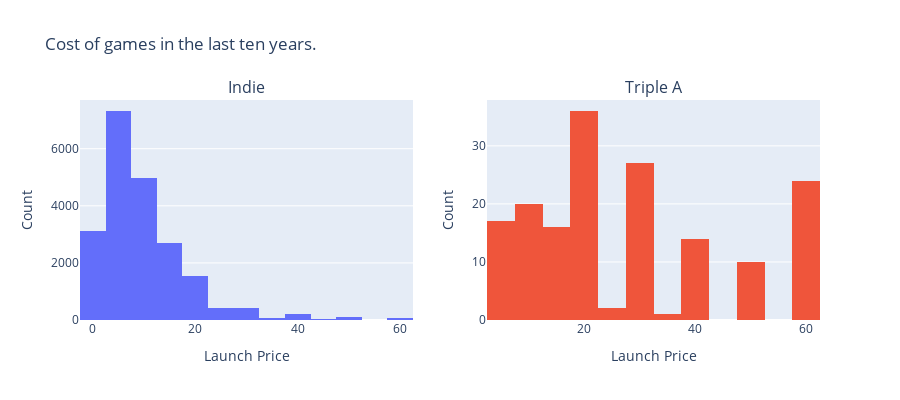

Here is the notebook cell this chart was saved with:
### Markdown cell above
###

### Code cell
{
    "tags": [
        "hide_input",
    ]
}

df_rev['release_date'] = pd.to_datetime(df_rev['release_date'], format='%Y-%m-%d')
indie = df_rev[df_rev['is_aaa'] == 0]
indie = indie[indie['Launch Price'] <= 60]
indie = indie[indie['release_date'] >= '2014-01-01']
fig = make_subplots(rows=1, cols=2,
                   subplot_titles=('Indie', 'Triple A'))
fig.add_trace(
    go.Histogram(x=indie['Launch Price'], nbinsx = 12),
    row=1, col=1
)

aaa = df_rev[df_rev['is_aaa'] == 1]
aaa = aaa[aaa['Launch Price'] <= 60]
aaa = aaa[aaa['release_date'] >= '2014-01-01']
fig.add_trace(
    go.Histogram(x=aaa['Launch Price'], nbinsx = 12),
    row=1, col=2
)

fig.update_layout(
    title_text='Cost of games in the last ten years.',
    xaxis_title='Launch Price',
    yaxis_title='Count',
    height=400,
    showlegend=  False
)
fig.update_xaxes(title_text="Launch Price", row=1, col=2)
fig.update_yaxes(title_text="Count", row=1, col=2)
fig.show()

### Figure 1 — Plotly figure (JSON) as saved in the notebook; plotly's stock layout.template omitted (floating-point values rounded to 4 significant figures; data arrays with more than 128 entries replaced by an {"elided": "..."} marker saying what was removed)
{"data": [{"nbinsx": 12, "type": "histogram", "x": {"elided": "20969 float values"}, "xaxis": "x", "yaxis": "y"}, {"nbinsx": 12, "type": "histogram", "x": {"elided": "167 float values"}, "xaxis": "x2", "yaxis": "y2"}], "layout": {"annotations": [{"font": {"size": 16}, "showarrow": false, "text": "Indie", "x": 0.225, "xanchor": "center", "xref": "paper", "y": 1, "yanchor": "bottom", "yref": "paper"}, {"font": {"size": 16}, "showarrow": false, "text": "Triple A", "x": 0.775, "xanchor": "center", "xref": "paper", "y": 1, "yanchor": "bottom", "yref": "paper"}], "height": 400, "showlegend": false, "title": {"text": "Cost of games in the last ten years."}, "xaxis": {"anchor": "y", "domain": [0, 0.45], "title": {"text": "Launch Price"}}, "xaxis2": {"anchor": "y2", "domain": [0.55, 1], "title": {"text": "Launch Price"}}, "yaxis": {"anchor": "x", "domain": [0, 1], "title": {"text": "Count"}}, "yaxis2": {"anchor": "x2", "domain": [0, 1], "title": {"text": "Count"}}}}
